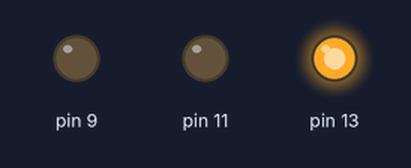
Recording of a sketch running on a simulated Arduino Uno, built with avr-gcc and run on an emulated ATmega328P. Shown: output pins drawn as LEDs (lit = HIGH).

Above: at 0.2 s.
At 9.2 s:
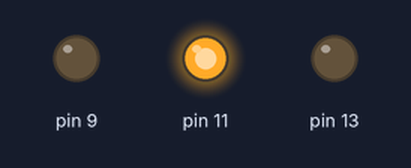
At 19.2 s:
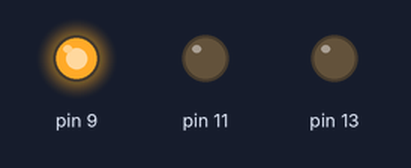
At 38.7 s:
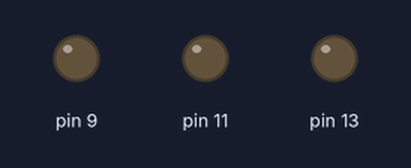
Timing chart, 0 to 39.0 s (numbered marks = the images above):
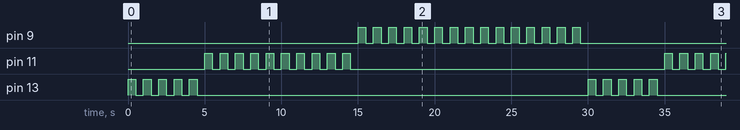

The sketch:

multipleLedBlinks.ino
```cpp
void setup() {
  // put your setup code here, to run once:
  pinMode(13, OUTPUT);
  pinMode(11, OUTPUT);
  pinMode(9, OUTPUT);
}

void loop() {
  // put your main code here, to run repeatedly:

  // makes Red LED blink for 5 times with a half of second break each time
  for (int i = 1; i <= 5; i++)
  {
    digitalWrite(13, HIGH);
    delay(500);
    digitalWrite(13, LOW);
    delay(500);
  }

  // makes (Green) LED blink for 10 times with a half of second break each time
  for (int i = 1; i <= 10; i++)
  {
    digitalWrite(11, HIGH);
    delay(500);
    digitalWrite(11, LOW);
    delay(500);
  }

  // makes (Blue) LED blink for 15 times with a half of second break each time
  for (int i = 1; i <= 15; i++)
  {
    digitalWrite(9, HIGH);
    delay(500);
    digitalWrite(9, LOW);
    delay(500);
  }
}
```

Measured:
- by itself, pin 9: repeats every 30.0 s: HIGH 0.50 s, LOW 15.5 s, 14 × (HIGH 0.50 s, LOW 0.50 s)
- by itself, pin 11: repeats every 30.0 s: 9 × (LOW 0.50 s, HIGH 0.50 s), LOW 20.5 s, HIGH 0.50 s
- by itself, pin 13: repeats every 30.0 s: 4 × (LOW 0.50 s, HIGH 0.50 s), LOW 25.5 s, HIGH 0.50 s
